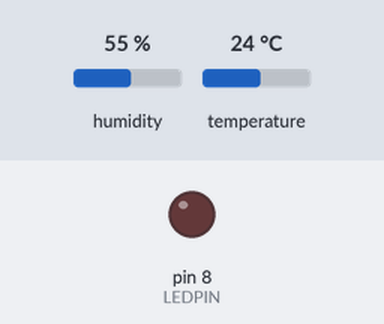
Bench run of a sketch on a simulated Arduino Uno, built with avr-gcc and run on an emulated ATmega328P. On the bench: output pins drawn as LEDs (lit = HIGH). Inputs (shaded band) come from the test bench; at power-on: temperature 24 °C, humidity 55 %.

Above: at 2.8 s.
2.9 s: temperature set to 29.7 °C
5.6 s: temperature set to 30.6 °C
At 7.2 s:
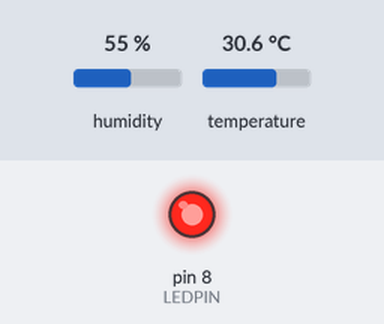
8.3 s: temperature set to 12 °C
At 10.6 s:
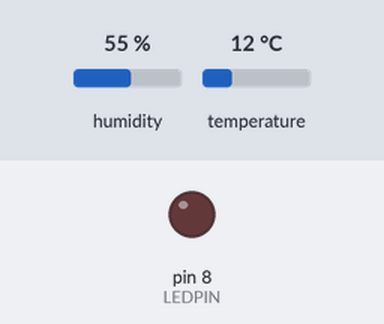
11.5 s: temperature set to 33 °C
At 12.3 s:
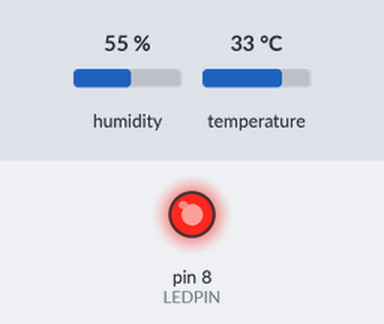
Timing chart, 0 to 14.5 s (numbered marks = the images above; inputs shaded):
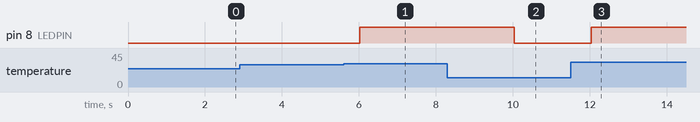

Measured:
- the behaviour switches between 30 and 30.1 °C on temperature (found by bisection; images 0 and 1)
- after the input at 2.9 s, every drawn part: stays the same
- after the input at 5.6 s, pin 8 (LEDPIN): LOW → HIGH after 0.42 s
- after the input at 8.3 s, pin 8 (LEDPIN): HIGH → LOW after 1.7 s
- after the input at 11.5 s, pin 8 (LEDPIN): LOW → HIGH after 0.54 s

The sketch:

sketch.ino
```cpp
#include "DHT.h"

#define DHTPIN 2
#define DHTTYPE DHT22
#define LEDPIN 8

DHT dht(DHTPIN, DHTTYPE);

void setup() {
  pinMode(LEDPIN, OUTPUT);
  dht.begin();
}

void loop() {
  float temp = dht.readTemperature();

  if (temp > 30) {
    digitalWrite(LEDPIN, HIGH);
  } else {
    digitalWrite(LEDPIN, LOW);
  }

  delay(1000);
}
```
